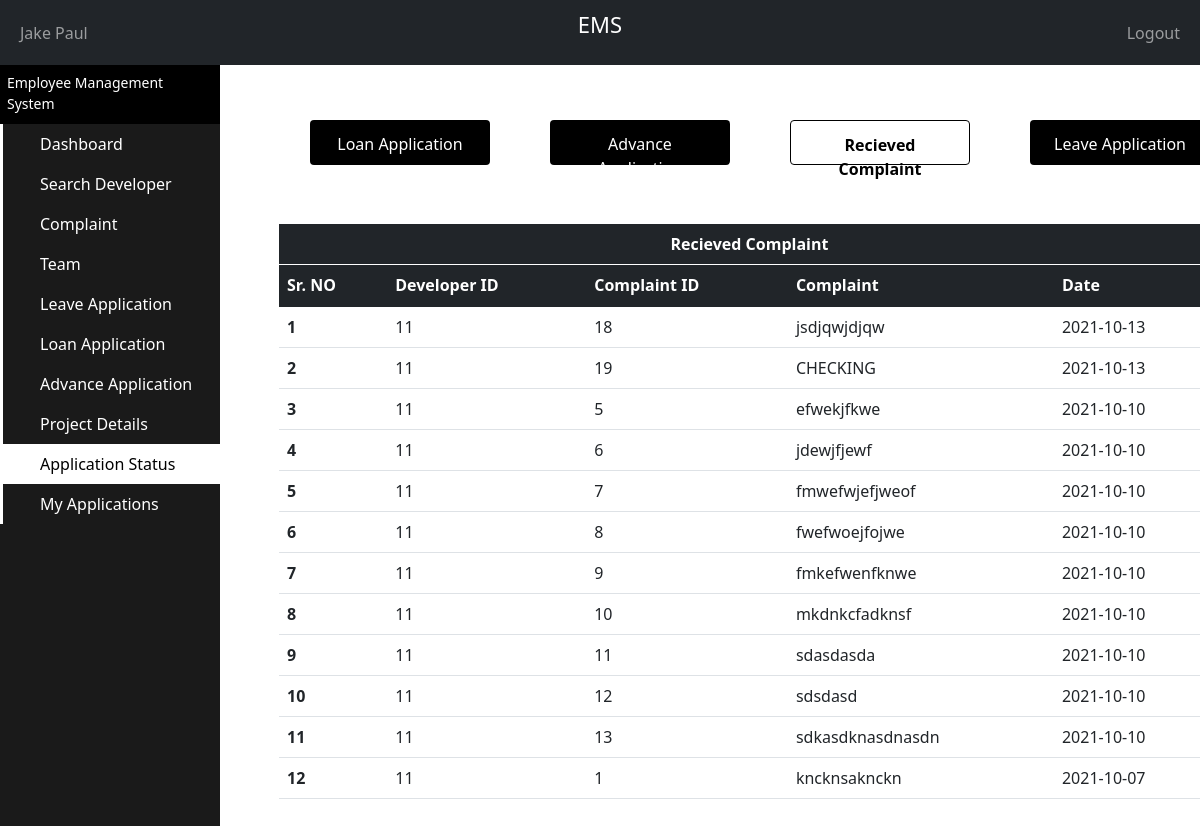
Screenshot of /PHP/Manager_ApplicationStatusComplaint.php (signed in) with the database file from the repository.
### tables this page shows
CREATE TABLE `complaint_table` (
  `Complaint_ID` int(11) NOT NULL,
  `TypeOfEmployee` varchar(25) NOT NULL,
  `Developer_ID` int(11) NOT NULL,
  `Manager_ID` int(11) NOT NULL,
  `ComplaintTo` varchar(25) NOT NULL,
  `Complaint` varchar(500) NOT NULL,
  `DateOfComplaint` date NOT NULL
);

### PHP/Manager_ApplicationStatusComplaint.php (the view, shortened to what this page needs)
<?php
    include "Connection.php";
?>
<!doctype html>
<html lang="en">
  <head>
    <link href="https://cdn.jsdelivr.net/npm/bootstrap@5.1.1/dist/css/bootstrap.min.css" rel="stylesheet">
  </head>
  <body>
  <nav class="navbar navbar-expand-md navbar-dark bg-dark">
      <div class="container-fluid">
        <div class="navbar-collapse collapse w-100 order-1 order-md-0 dual-collapse2">
          <ul class="navbar-nav me-auto">
            <li class="nav-item active">
              <a class="nav-link" href="Manager_PersonalDetails.php">
                <?php
                  if(isset($_SESSION['fname']) && isset($_SESSION['lname']))
                  {
                    echo"$_SESSION[fname] $_SESSION[lname]";
                  }
                  else
                   echo"Manager Name";
                  ?>
              </a>
            </li>
          </ul>
        </div>
        <div class="mx-auto order-0">
          <p style="color: white;font-size:22px;">EMS</p>
        </div>
        <div class="navbar-collapse collapse w-100 order-3 dual-collapse2">
          <ul class="navbar-nav ms-auto">
            <li class="nav-item">
              <a class="nav-link" href="Logout.php">Logout</a>
            </li>
          </ul>
        </div>
      </div>
    </nav>
    <div class="sidebar-container">
      <div class="sidebar-logo">
        <span> Employee Management System </span>
      </div>
      <ul class="sidebar-navigation">
        <li>
          <a style="text-decoration: none;" href="Manager_Dashboard.php">
            <i class="fa fa-home" aria-hidden="true"></i> Dashboard
          </a>
        </li>
        <li>
          <a style="text-decoration: none;" href="Manager_SearchDeveloper.php">
            <i class="fa fa-tachometer" aria-hidden="true"></i> Search Developer
          </a>
        </li>
        <li>
          <a style="text-decoration: none;" href="Manager_Complaint.php">
            <i class="fa fa-tachometer" aria-hidden="true"></i> Complaint
          </a>
        </li>
        <li>
          <a style="text-decoration: none;" href="Manager_Team.php">
            <i class="fa fa-tachometer" aria-hidden="true"></i> Team
          </a>
        </li>
        <li>
          <a style="text-decoration: none;;" href="Manager_LeaveApplication.php">
            <i class="fa fa-tachometer" aria-hidden="true"></i> Leave Application
          </a>
        </li>
        <li>
          <a style="text-decoration: none;" href="Manager_LoanApplication.php">
            <i class="fa fa-tachometer" aria-hidden="true"></i> Loan Application
          </a>
        </li>
        <li>
          <a style="text-decoration: none;" href="Manager_AdvanceApplication.php">
            <i class="fa fa-tachometer" aria-hidden="true"></i> Advance Application
          </a>
        </li>
        <li>
          <a style="text-decoration: none;" href="Manager_ProjectDetails.php">
          <i class="fa fa-tachometer" aria-hidden="true"></i>Project Details
          </a>
        </li>
        <li>
          <a style="text-decoration: none;background-color: white;color: black;" href="Manager_ApplicationStatusLeave.php">
            <i class="fa fa-tachometer" aria-hidden="true"></i> Application Status
          </a>
        </li>
        <li>
          <a style="text-decoration: none;" href="Manager_ApplicationStatus.php">
            <i class="fa fa-tachometer" aria-hidden="true"></i> My Applications
          </a>
        </li>
      </ul>
    </div>
    <div class="content-container">
      <div  style="width:100%;overflow-y: scroll; height:85%;position:fixed" class="container-fluid">
      <div >
      <div style="margin-top: 3%;padding-bottom: 5%;"class="row">
            <a href="Manager_ApplicationStatusLoan.php" style="height:45px;width:15%;margin-left: 7.5%;background-color: black;color:white;" class ="AcitonButtons" value="Admin Dashboard">Loan Application</a>
            <a href="Manager_ApplicationStatusAdvance.php" style="height:45px;width:15%;margin-left: 5%;background-color: black;color:white;"class ="AcitonButtons" value="Update Information">Advance Application</a>
            <a href="Manager_ApplicationStatusComplaint.php" style="height:45px;width:15%;margin-left: 5%;background-color: white;color:black;border:1px solid black;"class ="AcitonButtons" value="Recieved Complaint"><b>Recieved Complaint</b></a>
            <a href="Manager_ApplicationStatusLeave.php" style="height:45px;width:15%;margin-left: 5%;background-color: black;color:white;" class ="AcitonButtons" value="Admin Dashboard">Leave Application</a>
        </div>
        <div style="width:80%;">
          <?php
            $ID = $_SESSION["uid"];
            $sql = "SELECT * FROM complaint_table WHERE Manager_ID ='$ID' and Developer_ID !='-1' and ComplaintTo='Manager' ORDER BY DateOfComplaint DESC";
            $i = 0;
            $result = mysqli_query($con, $sql);
            echo'
                <div style="width:100%;margin-left: 5%;margin-top: 0%;float:left;"class="jumbotron">
                  <table style="margin-bottom: 0px;padding-bottom: 0px;"class="table">
                    <thead class="table-dark">
                      <tr >
                        <th style="text-align: center;border-bottom: 1px solid white;">Recieved Complaint</th>
                      </tr>
                    </thead>
                  </table>
                </div>';
                echo'
                <div style="width:100%;margin-left: 5%;margin-bottom:5%;float:left"class="jumbotron">
                <table style="margin-top:0px;padding-top: 0px"class="table">
                  <thead class="table-dark">
                    <tr>
                      <th scope="col">Sr. NO</th>
                      <th scope="col">Developer ID</th>
                      <th scope="col">Complaint ID</th>
                      <th scope="col">Complaint</th>
                      <th scope="col">Date</th>
                    </tr>
                  </thead>
                  <tbody>';
                  while($row=mysqli_fetch_array($result))
                  {
                    $i++;
                    echo'
                    <tr>
                      <th>'.$i.'</th>
                      <td>'.$row["Developer_ID"].'</td>
                      <td>'.$row["Complaint_ID"] .'</td>
                      <td>'.$row["Complaint"].'</td>
                      <td>'.$row["DateOfComplaint"].'</td>
                    </tr>';
                  };
                  echo'</tbody>
                  </table>
                  </div>';
        ?>
        </div>
      </div>
    </div>
    </div>
  </body>
</html>

### PHP/Manager_ApplicationStatusComplaint.php (style rules this page uses)
.AcitonButtons { background-color: #04AA6D; color: rgb(255, 255, 255); padding: 12px 20px; border: none; border-radius: 4px; text-decoration: none; text-align:center; cursor: pointer; float: right; }
html,body { height:100%; margin: 0; }
.sidebar-container { position: fixed; width: 220px; height: 100%; left: 0; overflow-x: hidden; overflow-y: auto; background: #1a1a1a; color: #fff; }
.content-container { padding-top: 20px; }
.sidebar-logo { padding: 7px 15px 10px 7px; font-size: 14px; background-color: #000000; }
.sidebar-navigation { padding: 0; margin: 0; list-style-type: none; position: relative; }
.sidebar-navigation li { background-color: transparent; position: relative; display: inline-block; width: 100%; line-height: 20px; }
.sidebar-navigation li a { padding: 10px 15px 10px 30px; display: block; color: #fff; }
.sidebar-navigation li::before { background-color: white; position: absolute; content: ''; height: 100%; left: 0; top: 0; -webkit-transition: width 0.2s ease-in; transition: width 0.2s ease-in; color: #000000; width: 3px; z-index: -1; }
.content-container { padding-left: 220px; }

### rows the page displays
complaint_table: Developer_ID "11", Complaint_ID "18", Complaint "jsdjqwjdjqw", DateOfComplaint "2021-10-13"
complaint_table: Developer_ID "11", Complaint_ID "19", Complaint "CHECKING", DateOfComplaint "2021-10-13"
complaint_table: Developer_ID "11", Complaint_ID "5", Complaint "efwekjfkwe", DateOfComplaint "2021-10-10"
complaint_table: Developer_ID "11", Complaint_ID "6", Complaint "jdewjfjewf", DateOfComplaint "2021-10-10"
complaint_table: Developer_ID "11", Complaint_ID "7", Complaint "fmwefwjefjweof", DateOfComplaint "2021-10-10"
complaint_table: Developer_ID "11", Complaint_ID "8", Complaint "fwefwoejfojwe", DateOfComplaint "2021-10-10"
complaint_table: Developer_ID "11", Complaint_ID "9", Complaint "fmkefwenfknwe", DateOfComplaint "2021-10-10"
complaint_table: Developer_ID "11", Complaint_ID "10", Complaint "mkdnkcfadknsf", DateOfComplaint "2021-10-10"
complaint_table: Developer_ID "11", Complaint_ID "11", Complaint "sdasdasda", DateOfComplaint "2021-10-10"
complaint_table: Developer_ID "11", Complaint_ID "12", Complaint "sdsdasd", DateOfComplaint "2021-10-10"
complaint_table: Developer_ID "11", Complaint_ID "13", Complaint "sdkasdknasdnasdn", DateOfComplaint "2021-10-10"
complaint_table: Developer_ID "11", Complaint_ID "1", Complaint "kncknsaknckn", DateOfComplaint "2021-10-07"

### other values shown
$_SESSION[fname] "Jake"
$_SESSION[lname] "Paul"
